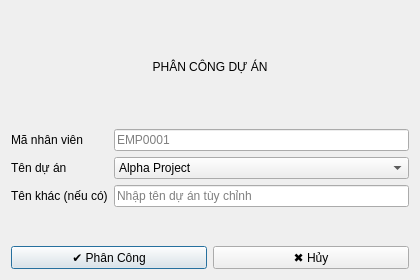
<?xml version="1.0" encoding="UTF-8"?>
<ui version="4.0">
 <class>ProjectDialog</class>
 <widget class="QDialog" name="ProjectDialog">
  <property name="geometry">
   <rect><x>0</x><y>0</y><width>420</width><height>280</height></rect>
  </property>
  <property name="windowTitle"><string>Phân Công Dự Án</string></property>
  <layout class="QVBoxLayout" name="verticalLayout">
   <item>
    <widget class="QLabel" name="titleLabel">
     <property name="text"><string>PHÂN CÔNG DỰ ÁN</string></property>
     <property name="alignment"><set>Qt::AlignCenter</set></property>
    </widget>
   </item>
   <item>
    <layout class="QFormLayout" name="formLayout">
     <item row="0" column="0"><widget class="QLabel" name="lblEmpId"><property name="text"><string>Mã nhân viên</string></property></widget></item>
     <item row="0" column="1"><widget class="QLineEdit" name="txtEmpId"><property name="placeholderText"><string>EMP0001</string></property></widget></item>

     <item row="1" column="0"><widget class="QLabel" name="lblProject"><property name="text"><string>Tên dự án</string></property></widget></item>
     <item row="1" column="1"><widget class="QComboBox" name="cboProject">
      <item><property name="text"><string>Alpha Project</string></property></item>
      <item><property name="text"><string>Beta Platform</string></property></item>
      <item><property name="text"><string>Gamma System</string></property></item>
      <item><property name="text"><string>Delta App</string></property></item>
      <item><property name="text"><string>Epsilon API</string></property></item>
      <item><property name="text"><string>Zeta Portal</string></property></item>
      <item><property name="text"><string>Khác...</string></property></item>
     </widget></item>

     <item row="2" column="0"><widget class="QLabel" name="lblCustom"><property name="text"><string>Tên khác (nếu có)</string></property></widget></item>
     <item row="2" column="1"><widget class="QLineEdit" name="txtCustomProject"><property name="placeholderText"><string>Nhập tên dự án tùy chỉnh</string></property></widget></item>
    </layout>
   </item>
   <item>
    <layout class="QHBoxLayout">
     <item><widget class="QPushButton" name="btnAssign"><property name="text"><string>✔ Phân Công</string></property></widget></item>
     <item><widget class="QPushButton" name="btnCancel"><property name="text"><string>✖ Hủy</string></property></widget></item>
    </layout>
   </item>
  </layout>
 </widget>
 <resources/>
 <connections/>
</ui>
